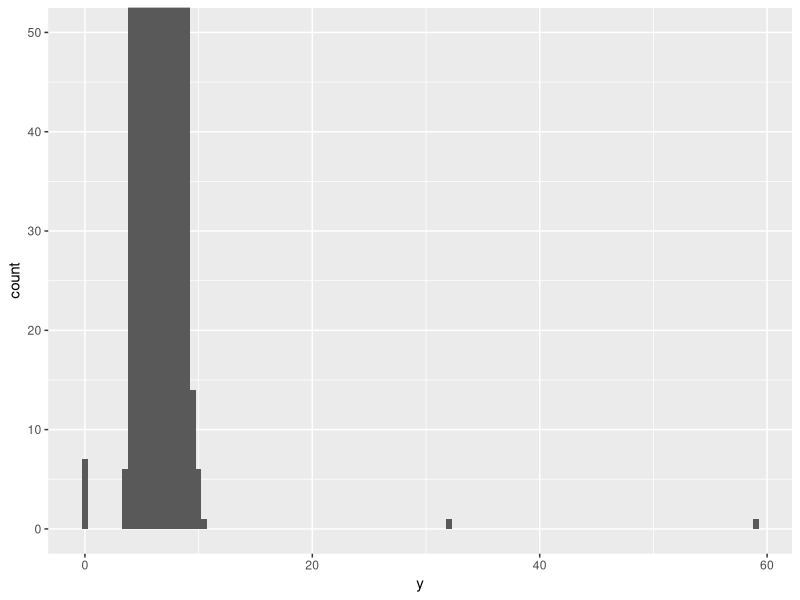
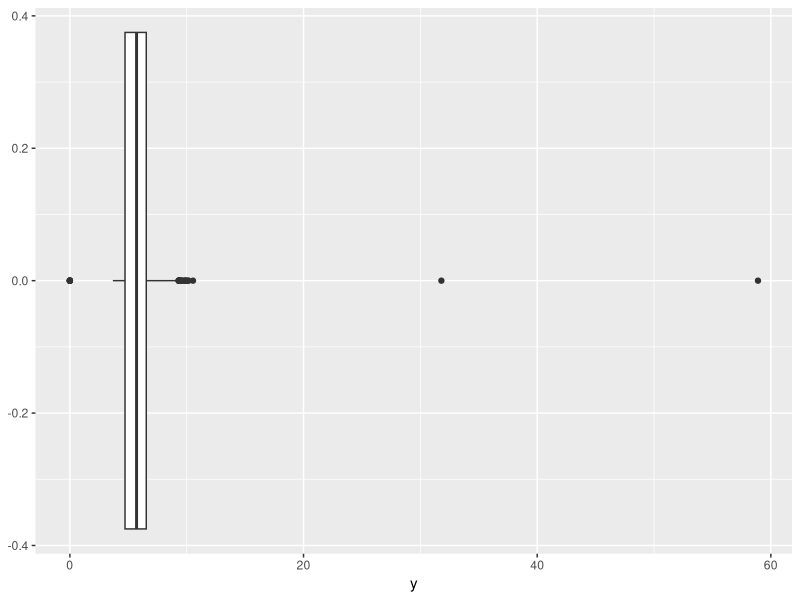
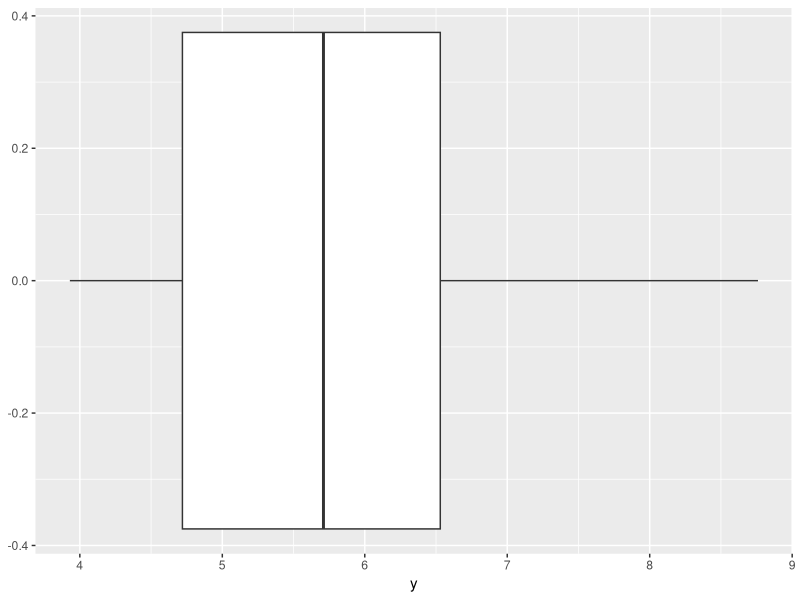
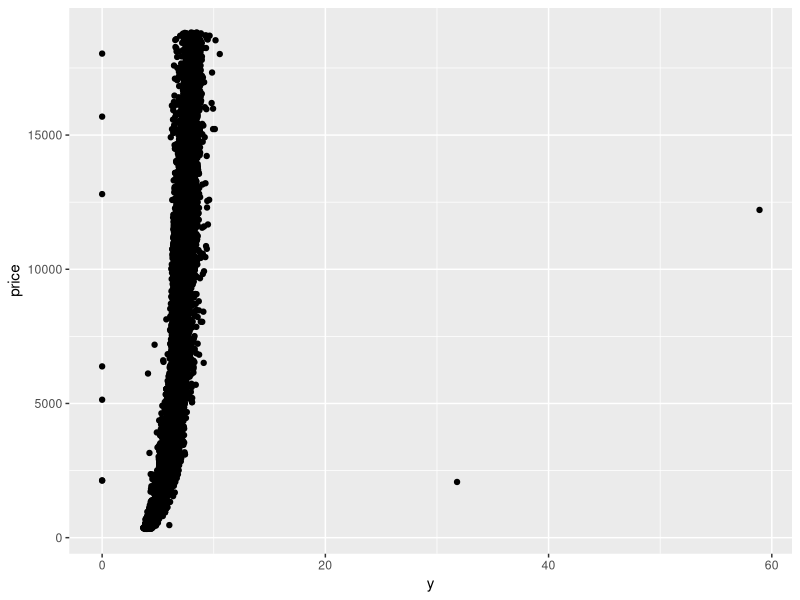
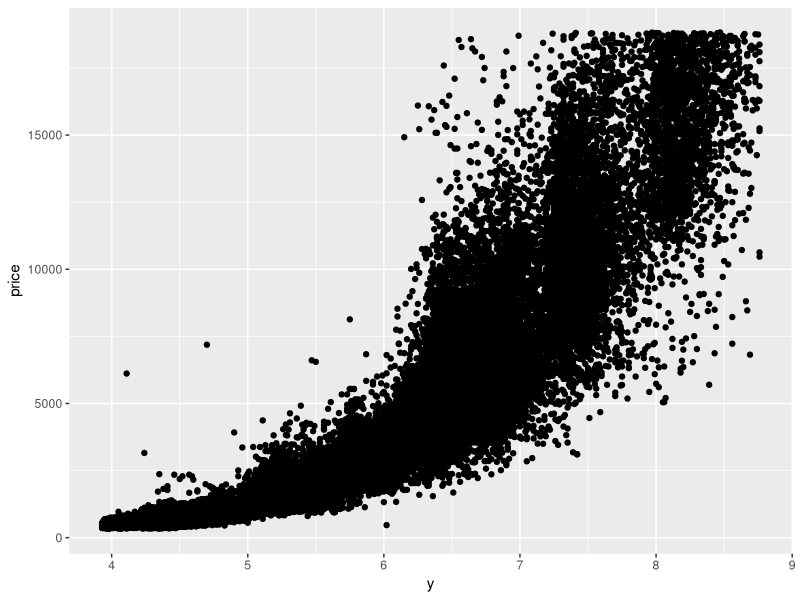
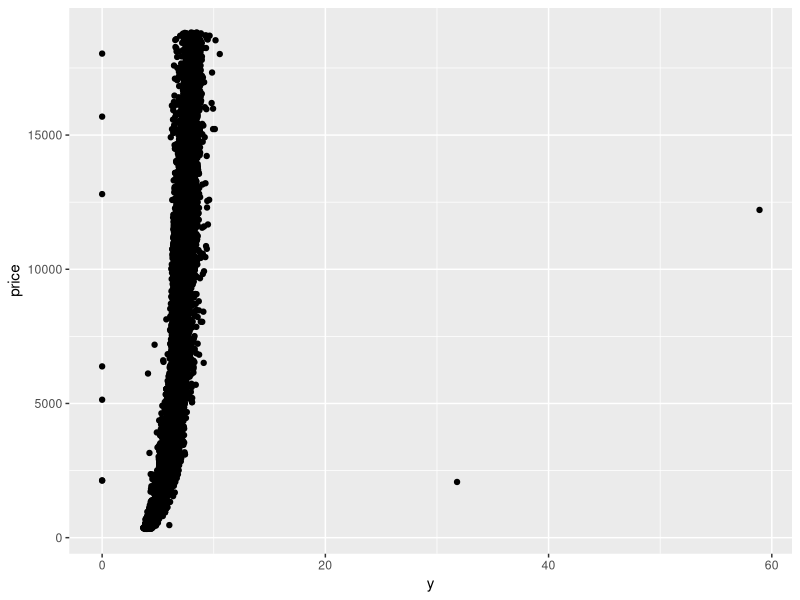
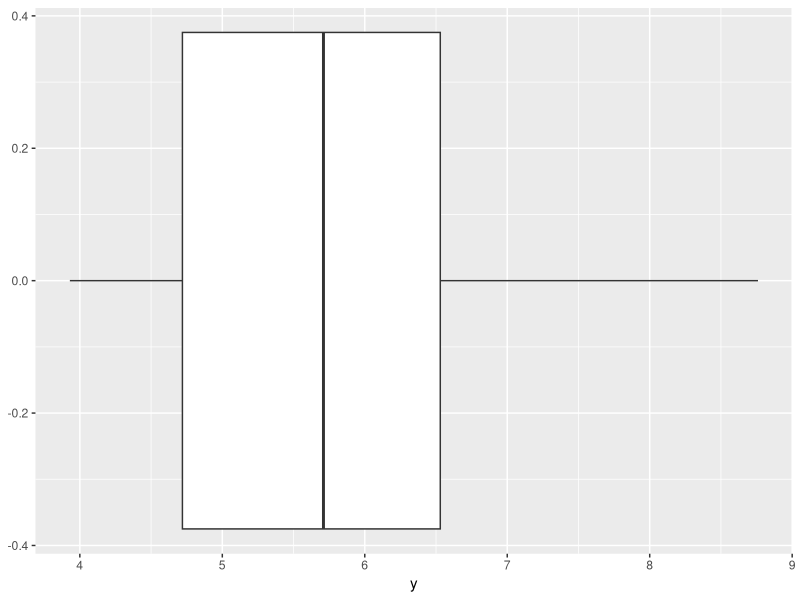
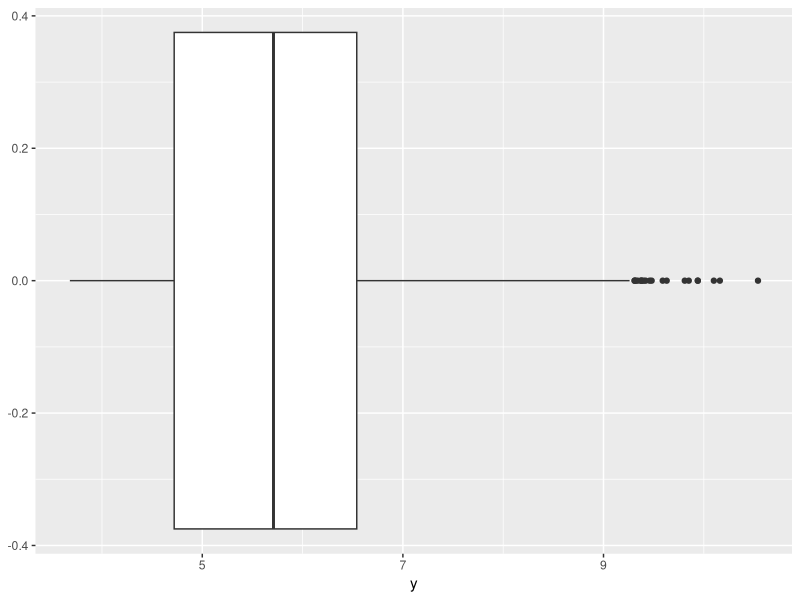

R code for these plots, in order:
## ---- chunk 1
library(tidyverse)
data(diamonds)
summary(diamonds)
## ---- chunk 2
ggplot(diamonds) +
  geom_histogram(mapping = aes(x=y), binwidth = 0.5) +
  coord_cartesian(ylim = c(0, 50))
## ---- chunk 3
ggplot(diamonds) +
  geom_boxplot(mapping = aes(y))
## ---- chunk 4
diamonds_upper <- quantile(diamonds$y, .9985, na.rm = TRUE)
diamonds_upper
## ---- chunk 5
diamonds_lower <- quantile(diamonds$y, .0015, na.rm = TRUE)
diamonds_lower
## ---- chunk 6
diamonds_out <- which(diamonds$y > diamonds_upper | diamonds$y < diamonds_lower)
print(diamonds_out)
## ---- chunk 7
(nrow(diamonds) - length(diamonds_out))/ nrow(diamonds)*100
## ---- chunk 8
diamonds_no_out <- diamonds[-diamonds_out,]
## ---- chunk 9
ggplot(diamonds_no_out) +
  geom_boxplot(mapping = aes(y))
## ---- chunk 10
ggplot(diamonds) +
  geom_point(aes(y, price))
## ---- chunk 11
ggplot(diamonds_no_out) +
  geom_point(aes(y, price))
## ---- chunk 12
cor.test(diamonds$y, diamonds$price)
## ---- chunk 13
cor.test(diamonds_no_out$y, diamonds_no_out$price)
## ---- chunk 14
reg1 <- lm(y ~ price, data=diamonds)
summary(reg1)
## ---- chunk 15
reg2 <- lm(y ~ price, data=diamonds_no_out)
summary(reg2)
## ---- chunk 16
print(AIC(reg1))
print(' ')
print(AIC(reg2))
## ---- chunk 17
ggplot(diamonds) +
  geom_point(aes(y, price))
## ---- chunk 18
diamonds_non <- diamonds %>%
  filter(y > 1 & y < 20)
## ---- chunk 19
ggplot(diamonds_no_out) +
  geom_boxplot(mapping = aes(y))
## ---- chunk 20
ggplot(diamonds_non) +
  geom_boxplot(mapping = aes(y))
## ---- chunk 21
library(modelr)
options(na.action = na.warn)

ggplot(sim1, aes(x,y)) +
  geom_point()
## ---- chunk 22
#create sim1mod for later
sim1mod <- lm(y~x, data = sim1)
coef(sim1mod)



grid <- sim1 %>%
  data_grid(x)
grid
## ---- chunk 23
grid <- grid %>%
  add_predictions(sim1mod)
grid
## ---- chunk 24
ggplot(sim1, aes(x)) +
  geom_point(aes(y=y)) +
  geom_line(aes(y=pred), data = grid, color='red', size=1)
## ---- chunk 25
sim1 <- sim1 %>%
  add_residuals(sim1mod)
sim1
## ---- chunk 26
ggplot(sim1, aes(resid)) +
  geom_freqpoly(binwidth = .5)
